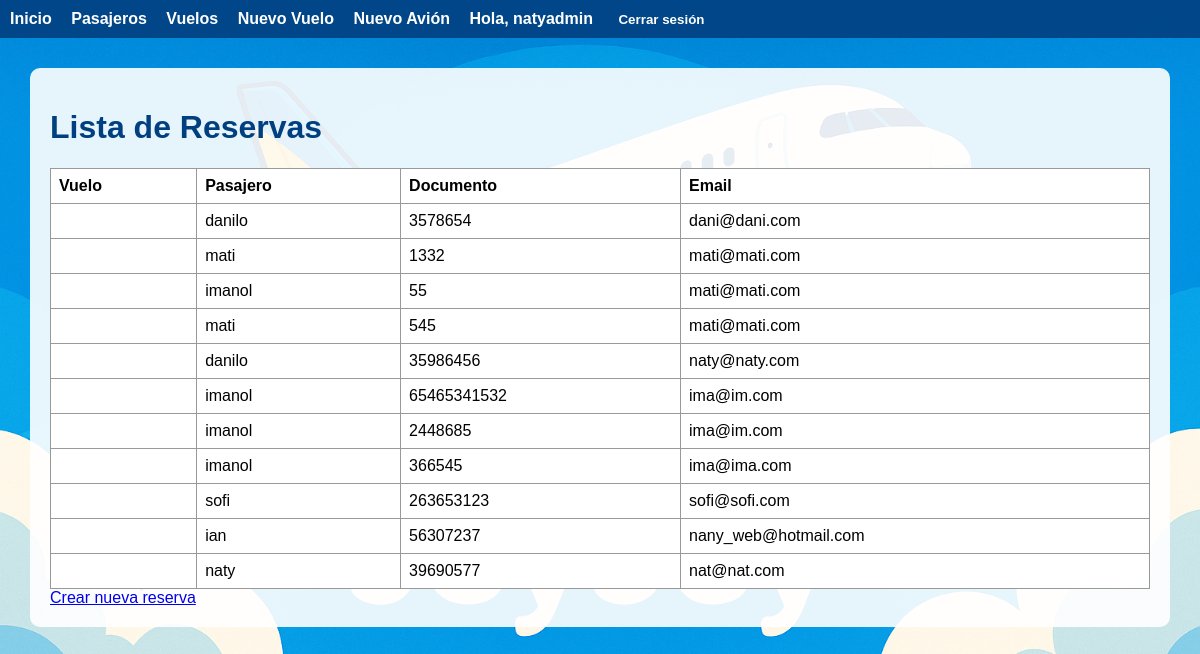
Page /reservas/lista/ (signed in) on the earlier database version.
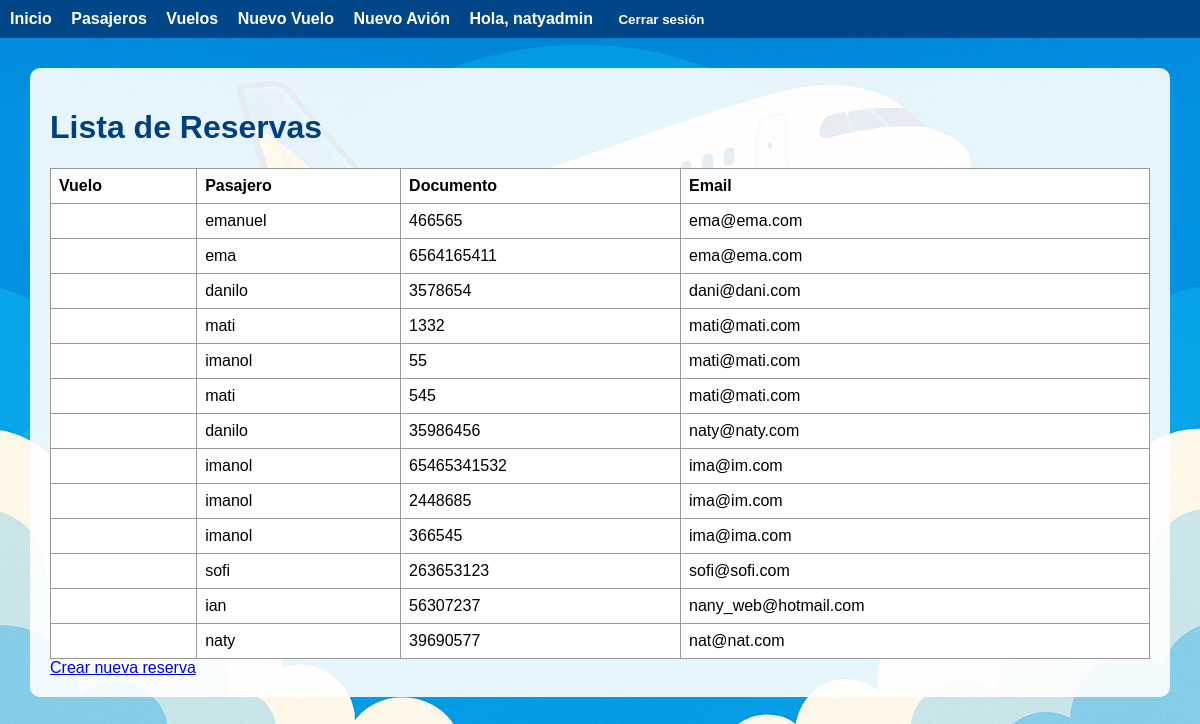
Same page on the later database version.
### reservas/models.py (models this page shows, shortened)
class Reserva(models.Model):
    ESTADO_CHOICES = [
        ('pendiente', 'Pendiente'),
        ('confirmada', 'Confirmada'),
        ('cancelada', 'Cancelada'),
    ]
    pasajero = models.ForeignKey(Pasajero, on_delete=models.CASCADE, related_name="reservas")
    vuelo = models.ForeignKey(Vuelo, on_delete=models.CASCADE, related_name="reservas")
    asiento = models.OneToOneField(AsientoVuelo, on_delete=models.PROTECT) # PROTECT para evitar borrar asiento reservado
    fecha_reserva = models.DateTimeField(auto_now_add=True)
    estado = models.CharField(max_length=20, choices=ESTADO_CHOICES, default='pendiente')
    precio_final = models.DecimalField(max_digits=10, decimal_places=2, blank=True, null=True)
    class Meta:
        verbose_name = "Reserva"
        verbose_name_plural = "Reservas"
        ordering = ['-fecha_reserva']

### pasajeros/models.py (models this page shows, shortened)
class Pasajero(models.Model):
    TIPO_DOCUMENTO_CHOICES = [
        ('DNI', 'DNI'),
        ('PAS', 'Pasaporte'),
        ('LC', 'Libreta Cívica'),
        ('LE', 'Libreta de Enrolamiento'),
        ('OTRO', 'Otro'),
    ]
    nombre = models.CharField(max_length=100)
    tipo_documento = models.CharField(max_length=10, choices=TIPO_DOCUMENTO_CHOICES)
    documento = models.CharField(max_length=30, unique=True)
    email = models.EmailField()
    telefono = models.CharField(max_length=20)
    fecha_nacimiento = models.DateField()
    class Meta:
        verbose_name = 'Pasajero'
        verbose_name_plural = 'Pasajeros'
        ordering = ['nombre']

### usuarios/decorators.py (the view)
        def _wrapped_view(request, *args, **kwargs):
            perfil = getattr(request.user, 'perfil', None)
            if perfil and perfil.rol in roles:
                return view_func(request, *args, **kwargs)
            raise PermissionDenied

### reservas/views.py (called while the page is built)
@login_required
@role_required('admin', 'operador')
def lista_reservas(request):
    perfil = getattr(request.user, 'perfil', None)
    rol = perfil.rol if perfil else 'sin rol'
    print(f"Usuario: {request.user}, rol: {rol}")
    reservas = Reserva.objects.select_related('vuelo', 'pasajero', 'asiento')
    return render(request, 'reservas/reserva_list.html', {'reservas': reservas})

### usuarios/models.py (called while the page is built)
def get_perfil(self):
    return getattr(self, 'perfilusuario', None)

### reservas/templates/reservas/reserva_list.html
{% extends 'base.html' %}
{% block content %}
    <h1>Lista de Reservas</h1>
    {% if reservas %}
        <table>
            <tr>
                <th>Vuelo</th>
                <th>Pasajero</th>
                <th>Documento</th>
                <th>Email</th>
            </tr>
            {% for reserva in reservas %}
                <tr>
                    <td>{{ reserva.vuelo.numero }}</td>
                    <td>{{ reserva.pasajero.nombre }}</td>
                    <td>{{ reserva.pasajero.documento }}</td>
                    <td>{{ reserva.pasajero.email }}</td>
                </tr>
            {% endfor %}
        </table>
        <a href="{% url 'reservas:crear_reserva' vuelo_id=reservas.first.vuelo.id %}">Crear nueva reserva</a>
    {% else %}
        <p>No hay reservas cargadas.</p>
    {% endif %}
{% endblock %}

Differences in the rows shown:
added Reserva: pasajero.nombre "emanuel", pasajero.documento "466565", pasajero.email "ema@ema.com"
added Reserva: pasajero.nombre "ema", pasajero.documento "6564165411", pasajero.email "ema@ema.com"
